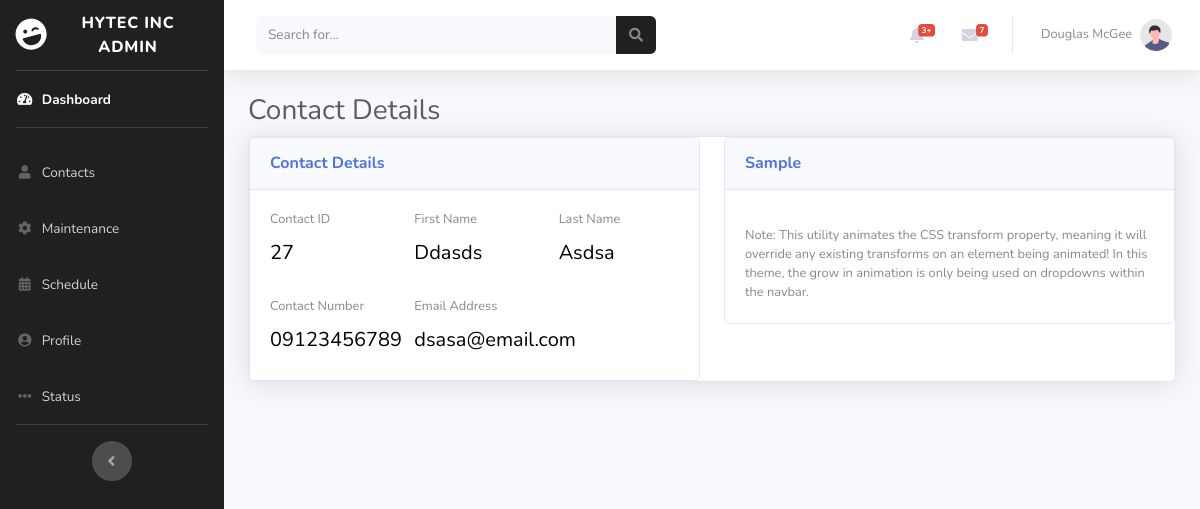
The app's page /contact_details.php?id=27 with its own data.
### tables this page shows
CREATE TABLE `contacts` (
  `contacts_ID` int(50) NOT NULL,
  `fName` varchar(255) NOT NULL,
  `lName` varchar(255) NOT NULL,
  `cNum` varchar(255) NOT NULL,
  `eMail` varchar(255) NOT NULL,
  `cPrice` int(50) NOT NULL,
  `isDeleted` varchar(255) NOT NULL
);

### contact_details.php (the view, shortened to what this page needs)
<?php
include "includes/connect.php";
$query = "SELECT * FROM contacts WHERE contacts_ID = '$_GET[id]'";
$data = $con->query($query);
$row = $data->fetchAll();
?>
<!DOCTYPE html>
<html lang="en">
<head>
</head>
<body id="page-top">
    <div id="wrapper">
        <?php
        include "sidebar.php";
        ?>
        <div id="content-wrapper" class="d-flex flex-column">
            <div id="content">
                <?php
                include "navbar.php";
                ?>
                <div class="container-fluid">
                    <h1 class="h3 mb-2 text-gray-800">Contact Details</h1>
                    <div class="card shadow mb-4">
                        <div class="row">
                            <div class="col-lg-6">
                                <div class="card position-relative">
                                    <div class="card-header py-3">
                                        <h6 class="m-0 font-weight-bold text-primary">Contact Details</h6>
                                    </div>
                                    <div class="card-body">
                                        <div class="row">
                                            <div class="col-lg-4">
                                                <div class="small mb-1">Contact ID</div>
                                                <a class="navbar-brand" href="#" style="color:black"><?php echo $row[0]['contacts_ID'] ?></a>
                                            </div>
                                            <div class="col-lg-4">
                                                <div class="small mb-1">First Name</div>
                                                <a class="navbar-brand" href="#" style="color:black"><?php echo $row[0]['fName'] ?></a>
                                            </div>
                                            <div class="col-lg-4">
                                                <div class="small mb-1">Last Name</div>
                                                <a class="navbar-brand" href="#" style="color:black"><?php echo $row[0]['lName'] ?></a>
                                            </div>
                                        </div>
                                        <br>
                                        <div class="row">
                                        <div class="col-lg-4">
                                                <div class="small mb-1">Contact Number</div>
                                                <a class="navbar-brand" href="#" style="color:black"><?php echo $row[0]['cNum'] ?></a>
                                            </div>
                                            <div class="col-lg-4">
                                                <div class="small mb-1">Email Address</div>
                                                <a class="navbar-brand" href="#" style="color:black"><?php echo $row[0]['eMail'] ?></a>
                                            </div>
                                        </div>
                                    </div>
                                </div>
                            </div>
                            <div class="col-lg-6">
                                <div class="card position-relative">
                                    <div class="card-header py-3">
                                        <h6 class="m-0 font-weight-bold text-primary">Sample</h6>
                                    </div>
                                    <div class="card-body">
                                        <p class="mb-0 small">Note: This utility animates the CSS transform property,
                                            meaning it will override any existing transforms on an element being animated!
                                            In this theme, the grow in animation is only being used on dropdowns within the
                                            navbar.</p>
                                    </div>
                                </div>
                            </div>
                        </div>
                    </div>
                </div>
            </div>
        </div>
    </div>
</body>
</html>

### records on screen
contacts: contacts_ID "27", fName "Ddasds", lName "Asdsa", cNum "09123456789", eMail "dsasa@email.com"
